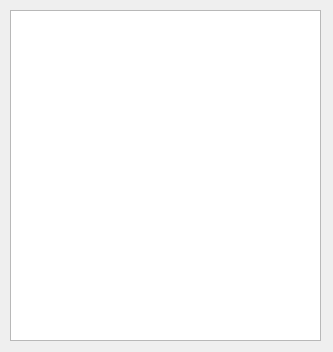
<?xml version="1.0" encoding="UTF-8"?>
<ui version="4.0">
 <class>TopicWordsWindow</class>
 <widget class="QWidget" name="TopicWordsWindow">
  <property name="geometry">
   <rect>
    <x>0</x>
    <y>0</y>
    <width>333</width>
    <height>352</height>
   </rect>
  </property>
  <property name="minimumSize">
   <size>
    <width>333</width>
    <height>352</height>
   </size>
  </property>
  <property name="maximumSize">
   <size>
    <width>333</width>
    <height>352</height>
   </size>
  </property>
  <property name="windowTitle">
   <string>Form</string>
  </property>
  <property name="windowIcon">
   <iconset theme="window-new"/>
  </property>
  <widget class="QListWidget" name="topicWordsList">
   <property name="geometry">
    <rect>
     <x>10</x>
     <y>10</y>
     <width>311</width>
     <height>331</height>
    </rect>
   </property>
   <property name="font">
    <font>
     <pointsize>14</pointsize>
    </font>
   </property>
  </widget>
 </widget>
 <resources/>
 <connections/>
</ui>
